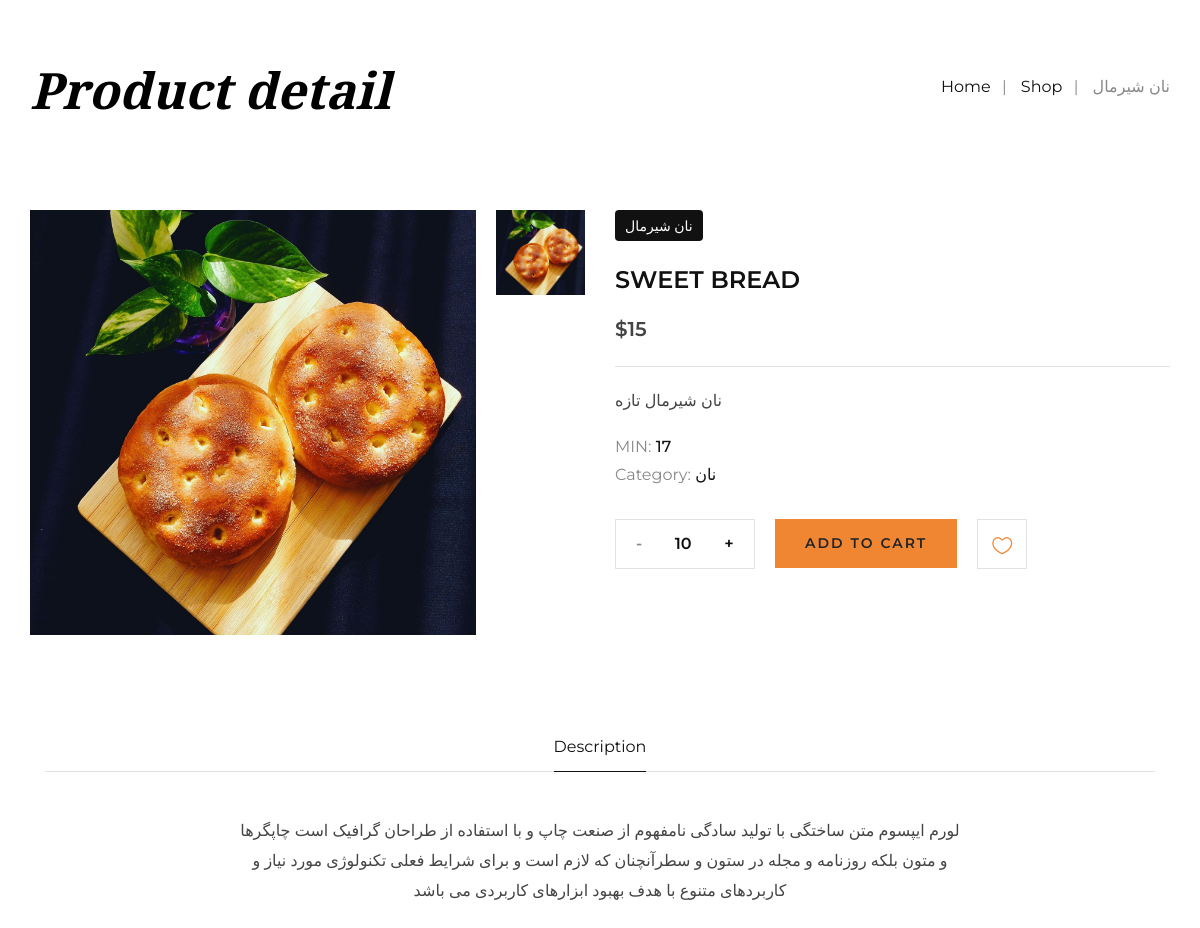
/products/sweet-bread, run on an earlier commit of the app's database.
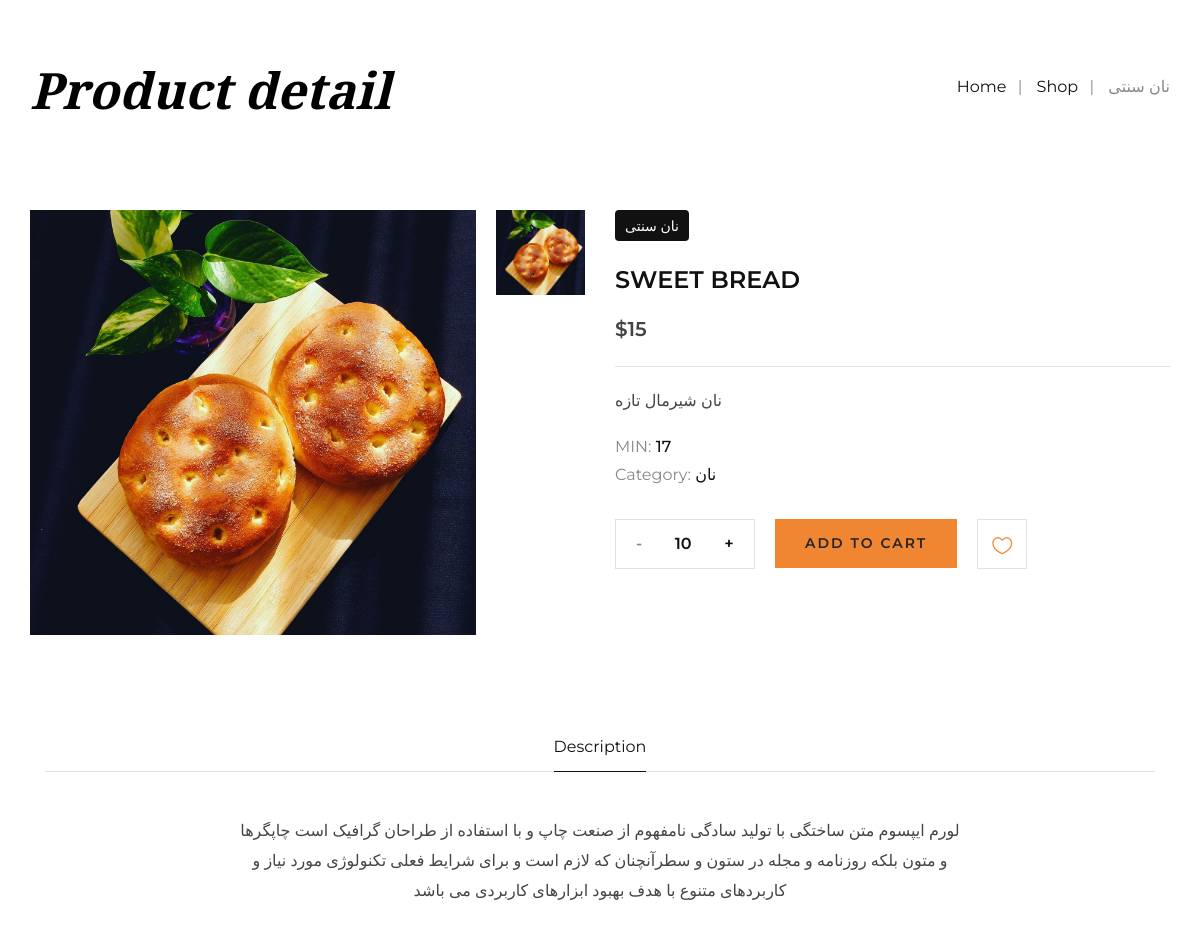
And on a later commit of the database.
### product_module/models.py (models this page shows, shortened)
class Product(models.Model):
    category = models.ManyToManyField(productCategory, verbose_name='دیته بندی')
    title = models.CharField(max_length=100, verbose_name='عنوان محصول', db_index=True)
    url_title = models.CharField(max_length=100, verbose_name='عنوان در url', db_index=True)
    price = models.IntegerField(verbose_name='قیمت محصول')
    image = models.ImageField(upload_to='images/products', verbose_name='تصویر اصلی')
    short_description = models.TextField(verbose_name='توضحات کوتاه محصول')
    description = models.TextField(verbose_name='توضیحات محصول')
    is_active = models.BooleanField(default=False, verbose_name='فعال')
    slug = models.SlugField(default="", db_index=True, unique=True, null=False, blank=True, max_length=400,
                            allow_unicode=True, verbose_name='slug')
    is_deleted = models.BooleanField(default=False, verbose_name='حذف')
    number = models.IntegerField(verbose_name='حداقل مقدار خرید', default=1, blank=True, null=True)
    class Meta:
        verbose_name = 'product'
        verbose_name_plural = "product's"

### product_module/views.py (the view, shortened to what this page needs)
# urls.py: path('products/<slug:slug>', views.ProductDetailView.as_view(), name='product-detail'),
class ProductDetailView(DetailView):
    template_name = 'product_module/product_detail.html'
    model = Product
    context_object_name = 'products'
    def get_queryset(self):
        super(ProductDetailView, self).get_queryset()
        queryset = Product.objects.filter(is_active=True)
        return queryset
    def get_context_data(self, **kwargs):
        context = super(ProductDetailView, self).get_context_data(**kwargs)
        products = self.object
        product_gallery = list(Product_Gallery.objects.filter(product_id=products.id).all())
        product_gallery.insert(0, products)
        context['product_gallery'] = product_gallery
        user_ip = get_client_ip(self.request)
        user_id = None
        if self.request.user.is_authenticated:
            user_id = self.request.user.id
        has__been_visited = ProductVisit.objects.filter(ip__iexact=user_ip, product_id=products.id).exists()
        related_products = Product.objects.filter(is_active=True, category__in=products.category.all()).exclude(
            id=products.id).distinct()[:12]
        context['related_products'] = related_products
        return context

### utils/http_service.py (called while the page is built)
def get_client_ip(request: HttpRequest):
    x_forwarded_for = request.META.get('HTTP_X_FORWARDED_FOR')
    if x_forwarded_for:
        ip = x_forwarded_for.split(',')[0]
    else:
        ip = request.META.get('REMOTE_ADDR')
    return ip

### product_module/templates/product_module/product_detail.html (shortened to what the changed rows need)
{% extends 'shared/layout.html' %}
{% load thumbnail %}
{% block content %}
    <div class="breadcrumb-option">
        <div class="container">
            <div class="row">
                <div class="col-lg-6 col-md-6 col-sm-6">
                    <div class="breadcrumb__text">
                        <h2>Product detail</h2>
                    </div>
                </div>
                <div class="col-lg-6 col-md-6 col-sm-6">
                    <div class="breadcrumb__links">
                        <a href=".{% url 'home' %}">Home</a>
                        <a href="{% url 'product-list' %}">Shop</a>
                        <span>{{ products.title }}</span>
                    </div>
                </div>
            </div>
        </div>
    </div>
    <section class="product-details spad">
        <div class="container">
            <div class="row">
                <div class="col-lg-6">
                    <div class="product__details__img">
                        <div class="product__details__big__img">
                            <img class="big_img" src="{{ products.image.url }}" alt="">
                        </div>
                        <div class="product__details__thumb">
                            {% for gallery in product_gallery %}
                                <div class="pt__item">
                                    <img class="iamge-control-size-product" data-imgbigurl="{{ gallery.image.url }}"
                                         src="{{ gallery.image.url }}" alt="">
                                </div>
                            {% endfor %}
                        </div>
                    </div>
                </div>
                <div class="col-lg-6">
                    <div class="product__details__text">
                        <div class="product__label">{{ products.title }}</div>
                        <h4>{{ products.url_title }}</h4>
                        <h5>${{ products.price }}</h5>
                        <p>{{ products.short_description }}</p>
                        <ul>
                            <li>MIN: <span>17</span></li>
                            <li>Category:
                            </li>
                        </ul>
                        <div class="product__details__option">
                            <div class="quantity">
                                <div class="pro-qty">
                                    <input type="text" value="{{ products.number }}"
                                           id="pro_qty_{{ products.id }}">
                                </div>
                            </div>
                            <a onclick="addProductToCart({{ products.id }})" class="primary-btn">Add to cart</a>
                            <a href="#" onclick="addProductToFavorite({{ products.id }})" class="heart__btn"><span class="icon_heart_alt"></span></a>
                        </div>
                    </div>
                </div>
            </div>
            <div class="product__details__tab">
                <div class="col-lg-12">
                    <div class="tab-content">
                        <div class="tab-pane active" id="tabs-1" role="tabpanel">
                            <div class="row d-flex justify-content-center">
                                <div class="col-lg-8">
                                    <p>{{ products.description }}</p>
                                </div>
                            </div>
                        </div>
                    </div>
                </div>
            </div>
        </div>
    </section>
{% endblock %}

What changed in the data, as far as the page shows it:
changed Product "SWEET BREAD": title "نان شیرمال" → "نان سنتی"
